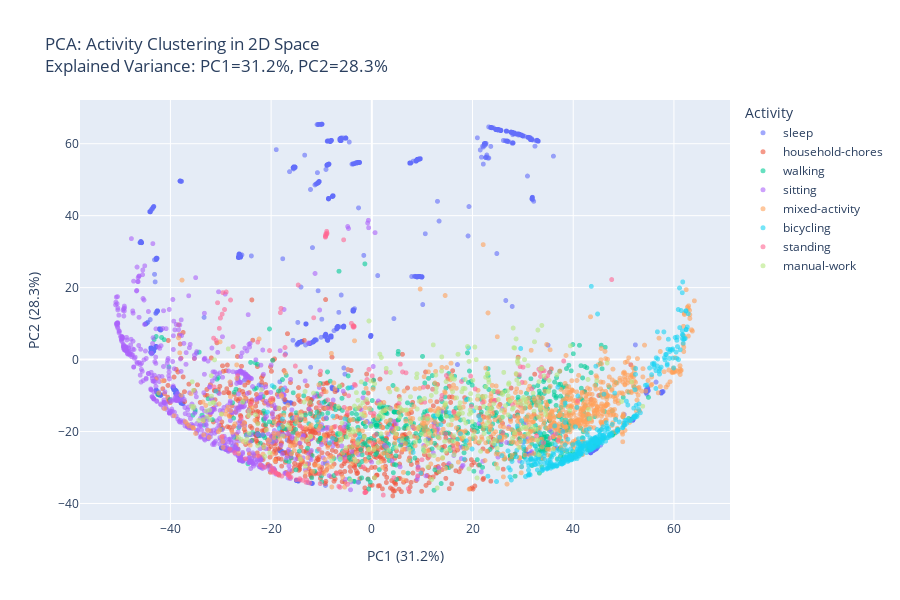

Notebook code for this chart:
### Code cell
from sklearn.decomposition import PCA
from sklearn.preprocessing import StandardScaler


def apply_pca_visualization(X, Y, n_components=2):
    """
    Apply PCA to visualize activity clusters in 2D
    
    Parameters:
    -----------
    X : np.array
        Shape (n_windows, 1000, 3) - windowed acceleration data
    Y : np.array
        Shape (n_windows,) - activity labels
    
    Returns:
    --------
    plotly figure
    """
    # Flatten each window into a feature vector
    # From (n_windows, 1000, 3) to (n_windows, 3000)
    X_flattened = X.reshape(X.shape[0], -1)
    
    print(f"Original shape: {X.shape}")
    print(f"Flattened shape: {X_flattened.shape}")
    
    # Standardize features (PCA needs normalization)
    scaler = StandardScaler()
    X_scaled = scaler.fit_transform(X_flattened)
    
    # Apply PCA
    pca = PCA(n_components=n_components)
    X_pca = pca.fit_transform(X_scaled)
    
    # Create dataframe for plotting
    df_pca = pd.DataFrame({
        'PC1': X_pca[:, 0],
        'PC2': X_pca[:, 1],
        'Activity': Y
    })
    
    # Print explained variance
    explained_var = pca.explained_variance_ratio_
    print(f"\nExplained variance ratio:")
    for i, var in enumerate(explained_var):
        print(f"  PC{i+1}: {var*100:.2f}%")
    print(f"  Total: {sum(explained_var)*100:.2f}%")
    
    # Create visualization
    fig = px.scatter(
        df_pca,
        x='PC1',
        y='PC2',
        color='Activity',
        title=f'PCA: Activity Clustering <br>Explained Variance: PC1={explained_var[0]*100:.1f}%, PC2={explained_var[1]*100:.1f}%',
        labels={'PC1': f'PC1 ({explained_var[0]*100:.1f}%)', 
                'PC2': f'PC2 ({explained_var[1]*100:.1f}%)'},
        opacity=0.6,
        height=600
    )
    
    fig.update_traces(marker=dict(size=5))
    
    return fig, pca, df_pca

# Apply 2D PCA
fig_2d, pca_model, df_pca = apply_pca_visualization(X, Y, n_components=2)
fig_2d.show()

### Figure 1 — Plotly figure (JSON) as saved in the notebook; plotly's stock layout.template omitted (floating-point values rounded to 4 significant figures; data arrays with more than 128 entries replaced by an {"elided": "..."} marker saying what was removed)
{"data": [{"hovertemplate": "Activity=sleep<br>PC1 (31.2%)=%{x}<br>PC2 (28.3%)=%{y}<extra></extra>", "legendgroup": "sleep", "marker": {"color": "#636efa", "opacity": 0.6, "size": 5, "symbol": "circle"}, "mode": "markers", "name": "sleep", "showlegend": true, "type": "scattergl", "x": {"elided": "2940 float values"}, "xaxis": "x", "y": {"elided": "2940 float values"}, "yaxis": "y"}, {"hovertemplate": "Activity=household-chores<br>PC1 (31.2%)=%{x}<br>PC2 (28.3%)=%{y}<extra></extra>", "legendgroup": "household-chores", "marker": {"color": "#EF553B", "opacity": 0.6, "size": 5, "symbol": "circle"}, "mode": "markers", "name": "household-chores", "showlegend": true, "type": "scattergl", "x": {"elided": "727 float values"}, "xaxis": "x", "y": {"elided": "727 float values"}, "yaxis": "y"}, {"hovertemplate": "Activity=walking<br>PC1 (31.2%)=%{x}<br>PC2 (28.3%)=%{y}<extra></extra>", "legendgroup": "walking", "marker": {"color": "#00cc96", "opacity": 0.6, "size": 5, "symbol": "circle"}, "mode": "markers", "name": "walking", "showlegend": true, "type": "scattergl", "x": {"elided": "680 float values"}, "xaxis": "x", "y": {"elided": "680 float values"}, "yaxis": "y"}, {"hovertemplate": "Activity=sitting<br>PC1 (31.2%)=%{x}<br>PC2 (28.3%)=%{y}<extra></extra>", "legendgroup": "sitting", "marker": {"color": "#ab63fa", "opacity": 0.6, "size": 5, "symbol": "circle"}, "mode": "markers", "name": "sitting", "showlegend": true, "type": "scattergl", "x": {"elided": "759 float values"}, "xaxis": "x", "y": {"elided": "759 float values"}, "yaxis": "y"}, {"hovertemplate": "Activity=mixed-activity<br>PC1 (31.2%)=%{x}<br>PC2 (28.3%)=%{y}<extra></extra>", "legendgroup": "mixed-activity", "marker": {"color": "#FFA15A", "opacity": 0.6, "size": 5, "symbol": "circle"}, "mode": "markers", "name": "mixed-activity", "showlegend": true, "type": "scattergl", "x": {"elided": "864 float values"}, "xaxis": "x", "y": {"elided": "864 float values"}, "yaxis": "y"}, {"hovertemplate": "Activity=bicycling<br>PC1 (31.2%)=%{x}<br>PC2 (28.3%)=%{y}<extra></extra>", "legendgroup": "bicycling", "marker": {"color": "#19d3f3", "opacity": 0.6, "size": 5, "symbol": "circle"}, "mode": "markers", "name": "bicycling", "showlegend": true, "type": "scattergl", "x": {"elided": "396 float values"}, "xaxis": "x", "y": {"elided": "396 float values"}, "yaxis": "y"}, {"hovertemplate": "Activity=standing<br>PC1 (31.2%)=%{x}<br>PC2 (28.3%)=%{y}<extra></extra>", "legendgroup": "standing", "marker": {"color": "#FF6692", "opacity": 0.6, "size": 5, "symbol": "circle"}, "mode": "markers", "name": "standing", "showlegend": true, "type": "scattergl", "x": {"elided": "164 float values"}, "xaxis": "x", "y": {"elided": "164 float values"}, "yaxis": "y"}, {"hovertemplate": "Activity=manual-work<br>PC1 (31.2%)=%{x}<br>PC2 (28.3%)=%{y}<extra></extra>", "legendgroup": "manual-work", "marker": {"color": "#B6E880", "opacity": 0.6, "size": 5, "symbol": "circle"}, "mode": "markers", "name": "manual-work", "showlegend": true, "type": "scattergl", "x": {"elided": "296 float values"}, "xaxis": "x", "y": {"elided": "296 float values"}, "yaxis": "y"}], "layout": {"height": 600, "legend": {"title": {"text": "Activity"}, "tracegroupgap": 0}, "title": {"text": "PCA: Activity Clustering in 2D Space<br>Explained Variance: PC1=31.2%, PC2=28.3%"}, "xaxis": {"anchor": "y", "domain": [0, 1], "title": {"text": "PC1 (31.2%)"}}, "yaxis": {"anchor": "x", "domain": [0, 1], "title": {"text": "PC2 (28.3%)"}}}}
